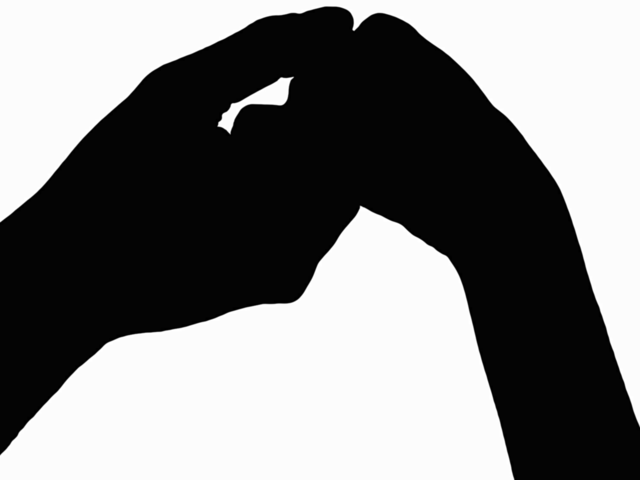
#> input picture Fotos/handsmat.tif, 640 x 480 px
$ jupyter execute curvatura.ipynb
#> lines starting #> are read from the running program, lines starting #| are printed output that depends on the picture; after the words box and inside, x2 and y2 are one past the last pixel; in counts of white or black regions, pixels touching at a corner belong together
# Processamento Digital de Imagens

1001527 - Turma A

Prof. Cesar Henrique Comin

## Cálculo da curvatura ao longo do contorno

### Equipe
Igor Teixeira Machado RA: 769708

Rafael Vinícius Passador RA: 790036

## Instalações Necessárias

* pip install numpy
* python -m pip install -U matplotlib

O calculo da curvatura é dado por:

\begin{equation}
k(t)=\frac{x'(t)*y''(t)-x''(t)*y'(t)}{((x'(t))^2+(y'(t))^2)^\frac{3}{2}}
\end{equation}

[cell 1]
import numpy as np
import matplotlib.pyplot as plt

[cell 2]
def correlation(img, w):

    num_rows, num_cols = img.shape
    num_rows_f, num_cols_f = w.shape      # num_rows_f=a+1 e num_cols_f=b+1 (a e b na fórmula acima)

    half_num_rows_f = num_rows_f//2       # O operador // retorna a parte inteira da divisão
    half_num_cols_f = num_cols_f//2

    # Cria imagem com zeros ao redor da borda
    img_padded = np.zeros((num_rows + 2 * half_num_rows_f, num_cols + 2 * half_num_cols_f), dtype=img.dtype)
    for row in range(num_rows):
        for col in range(num_cols):
            img_padded[row + half_num_rows_f, col + half_num_cols_f] = img[row, col]
    # A estrutura for aninhada acima pode ser substituída por
    #img_padded = np.pad(img, ((half_num_rows_f,half_num_rows_f),(half_num_cols_f,half_num_cols_f)), mode='constant')

    img_filtered = np.zeros((num_rows, num_cols))

    for row in range(num_rows):
        for col in range(num_cols):
            sum_region = 0
            for s in range(num_rows_f):
                for t in range(num_cols_f):
                    # O índice do array na soma abaixo é diferente do utilizado na fórmula da
                    # correlação porque estamos utilizando a imagem preenchida com zeros. O
                    # pixel (0,0)  na imagem preenchida corresponde ao pixel (x+s-a/2, y+t-b/2)
                    # da imagem original
                    sum_region += w[s, t] * img_padded[row + s, col + t]
            img_filtered[row, col] = sum_region

            # O loop aninhado acima pode ser substituído por
            # patch = img_padded[row:row+num_rows_f, col:col+num_cols_f]
            # img_filtered[row, col] = np.sum(w*patch)

    return img_filtered

def convolution(img, w):

    # Inverte o filtro
    w_inv = w[::-1, ::-1]

    img_filtered = correlation(img, w_inv)

    return img_filtered

def image_contour(img):
    '''Obtém o contorno paramétrico de um objeto contido
       no array img.'''

    # Mapeamento utilizado para encontrar o vizinho inicial a ser
    # buscado na próxima iteração dado o vizinho do ponto atual
    neighbor_map = [7, 7, 1, 1, 3, 3, 5, 5]

    # Adiciona 0 ao redor da imagem para evitar pontos
    # do objeto tocando a borda
    img_pad = np.pad(img, 1, mode='constant')

    num_rows, num_cols = img_pad.shape
    k = 0
    row = 0
    col = 0

    # Busca do primeiro ponto do objeto
    while img_pad[row, col] == 0:
        k += 1
        row = k // num_cols
        col = k - row * num_cols

    curr_point = (row, col)    # Ponto atual
    contour = [curr_point]     # Pontos do contorno
    starting_index = 2         # Índice do vizinho inicial a ser verificado

    while True:
        next_point, last_index = get_next_point(img_pad, curr_point,
                                                    starting_index)

        # Novo índice do vizinho inicial baseado no último
        # índice buscado
        starting_index = neighbor_map[last_index]

        # Critério de parada. Se o ponto adicionado na iteração anterior (contour[-1])
        # for o mesmo que o primeiro ponto (contour[0]) e o ponto atual for o mesmo
        # que o segundo ponto adicionado, o algoritmo termina.
        if len(contour) > 1:
            if next_point == contour[1] and contour[-1] == contour[0]:
                break

        contour.append(next_point)
        curr_point = next_point

    # Subtrai 1 de cada ponto pois o contorno foi encontrado para a
    # imagem preenchida com 0 na borda
    for point_index, point in enumerate(contour):
        contour[point_index] = (point[0] - 1, point[1] - 1)

    return contour

def get_next_point(img, curr_point, starting_index):
    '''Encontra o próximo ponto de borda dado um ponto
       corrente curr_point e o índice do primeiro vizinho
       a ser verificado (starting_index)'''

    # Lista dos pontos vizinhos dado o índice do vizinho
    nei_list = [(-1,0), (-1,1), (0,1), (1,1),
                (1,0), (1,-1), (0,-1), (-1,-1)]

    curr_index = starting_index
    nei_value = 0

    while nei_value == 0:
        nei_shift = nei_list[curr_index]
        nei_row = curr_point[0] + nei_shift[0]
        nei_col = curr_point[1] + nei_shift[1]
        nei_value = img[nei_row, nei_col]

        if nei_value == 1:
            return (nei_row, nei_col), curr_index
        else:
            curr_index = (curr_index + 1) % 8

def gaussian_filter_2d(filter_size):
    sigma = filter_size/6.
    x_vals = np.linspace(-3*sigma, 3*sigma, filter_size)
    y_vals = x_vals.copy()
    z = np.zeros((filter_size, filter_size))

    for row in range(filter_size):
        x = x_vals[row]
        for col in range(filter_size):
            y = y_vals[col]
            z[row, col] = np.exp(-(x**2+y**2)/(2*sigma**2))
    z = z/np.sum(z)

    return z

def threshold_otsu(img):
    '''Calcula o limiar de Otsu utilizando o histograma da imagem'''

    bins = range(0, 257)
    hist, _ = np.histogram(img, bins)

    num_pixels = img.shape[0] * img.shape[1]
    sum_img = np.sum(img)
    m_G = sum_img / num_pixels
    max_sigma_I = -1

    sigma_vals = np.zeros(256)
    sum_back = 0
    num_back = 0

    for threshold in range(0, 256):
        num_back = num_back + hist[threshold]  # Número de pixels com valor menor que threshold
        sum_back = sum_back + threshold * hist[threshold]  # Soma dos valores de pixel background

        num_fore = num_pixels - num_back
        sum_fore = sum_img - sum_back

        if num_back == 0 or num_fore == 0:
            continue

        P_back = num_back / num_pixels
        P_fore = num_fore / num_pixels
        m_back = sum_back / num_back
        m_fore = sum_fore / num_fore

        sigma_I = P_back * (m_back-m_G)**2 + P_fore * (m_fore-m_G)**2
        sigma_vals[threshold] = sigma_I

        if sigma_I > max_sigma_I:
            max_sigma_I = sigma_I
            best_threshold = threshold

    return best_threshold

def curvature(contour):

    x = contour[:, 0]
    y = contour[:, 1]

    dx = np.gradient(x)
    dy = np.gradient(y)

    ddx = np.gradient(dx)
    ddy = np.gradient(dy)

    curvature = (dx * ddy - ddx * dy) / (dx**2 + dy**2)**(3/2)

    return curvature

def reduce_dimension(img):

    if img.ndim == 3:
        img = img[:, :, 0]

    return img

def get_contour_and_plot(img, is_white_background, use_gaussian_filter):

    plt.figure()
    plt.title('Original')
    plt.imshow(img, cmap='gray')

    img = reduce_dimension(img)

    filtro = gaussian_filter_2d(6)
    img_filtrada = convolution(img, filtro)

    threshold = threshold_otsu(img_filtrada if use_gaussian_filter else img)

    img_binaria = np.zeros(img_filtrada.shape)
    if is_white_background:
        img_binaria = img_filtrada < threshold
    else:
        img_binaria = img_filtrada >= threshold

    #img_binaria = img_filtrada >= threshold
    plt.figure()
    plt.title('Binarizada')
    plt.imshow(img_binaria, cmap='gray')

    img_binaria = (img_binaria > 0).astype(np.uint8)
    img_contour = image_contour(img_binaria)
    img_contour = np.array(img_contour)
    plt.figure()
    plt.title('Contorno')
    plt.subplot(111, aspect='equal')
    plt.plot(img_contour[:, 1], img.shape[0] - img_contour[:, 0])
    plt.show()

    img_curvature = curvature(img_contour)

    plt.figure(figsize=[15,6])
    plt.plot(range(0, len(img_curvature)), img_curvature)
    plt.title('Curvatura')

    plt.show()

[cell 3]
# ignorando os warnings de divisao por zero, pois o valor da derivada é 0 para os pixels adjacentes a borda da imagem
np.seterr(divide='ignore', invalid='ignore')

[cell 4]
handsmat = plt.imread('Fotos/handsmat.tif')
#> handsmat is the input picture: shape (480, 640); min 0, max 255, mean 128.3

get_contour_and_plot(handsmat, True, False)
#> after the loop in correlation, `for row in range(num_rows):`:
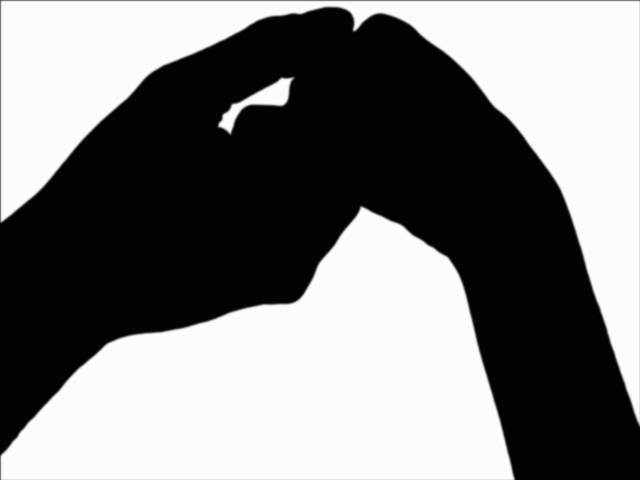
#> img_filtered: shape (480, 640) float64; min 1.16, max 254, mean 127.8
#> in threshold_otsu, `hist, _ = np.histogram(img, bins)`: hist = 256 values, max 148492 at index 252, min 4 at index 74, mean 1200
#> in threshold_otsu, `sum_img = np.sum(img)`: sum_img = 39421581
#> in threshold_otsu, `m_G = sum_img / num_pixels`: m_G = 128.3
#> the loop in threshold_otsu, `for threshold in range(0, 256):` made 256 passes
#> (num_back, sum_back, num_fore, sum_fore, P_back, P_fore, m_back, m_fore) on passes 1 to 11: (967, 0, 306233, 39421581, 0.00315, 0.997, 0, 128.7), (1806, 839, 305394, 39420742, 0.00588, 0.994, 0.465, 129.1), (2653, 2533, 304547, 39419048, 0.00864, 0.991, 0.955, 129.4), (3739, 5791, 303461, 39415790, 0.0122, 0.988, 1.55, 129.9), (151200, 595635, 156000, 38825946, 0.492, 0.508, 3.94, 248.9), (151277, 596020, 155923, 38825561, 0.492, 0.508, 3.94, 249), (151320, 596278, 155880, 38825303, 0.493, 0.507, 3.94, 249.1), (151384, 596726, 155816, 38824855, 0.493, 0.507, 3.94, 249.2), (151429, 597086, 155771, 38824495, 0.493, 0.507, 3.94, 249.2), (151468, 597437, 155732, 38824144, 0.493, 0.507, 3.94, 249.3), (151504, 597797, 155696, 38823784, 0.493, 0.507, 3.95, 249.4)
#> (num_back, sum_back, num_fore, sum_fore, P_back) on pass 70: (152568, 635592, 154632, 38785989, 0.497)
#> in get_contour_and_plot, `img_binaria = img_filtrada < threshold`:
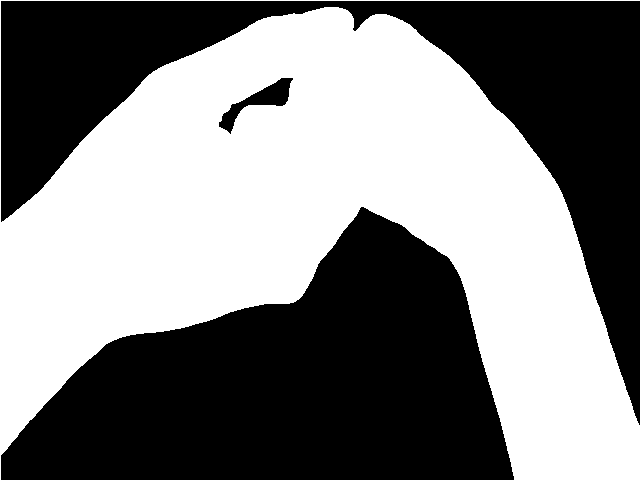
#> img_binaria: shape (480, 640) bool; 50.2% white; 3 black regions, box (x1, y1, x2, y2) and area: (1, 207, 514, 480) 83517, (1, 1, 640, 425) 68439, (219, 78, 293, 134) 1180
#> in image_contour, `img_pad = np.pad(img, 1, mode='constant')`: img_pad: shape (482, 642); values 0 (black) and 1 (white), 49.8% white; 1 white region, box (x1, y1, x2, y2) and area: (1, 1, 641, 481) 154064
#> the loop in image_contour, `for point_index, point in enumerate(contour):` made 3738 passes
#> point on passes 1 to 3: (1, 1), (1, 2), (1, 3)

[cell 5]
brain = plt.imread('Fotos/brain.tif')
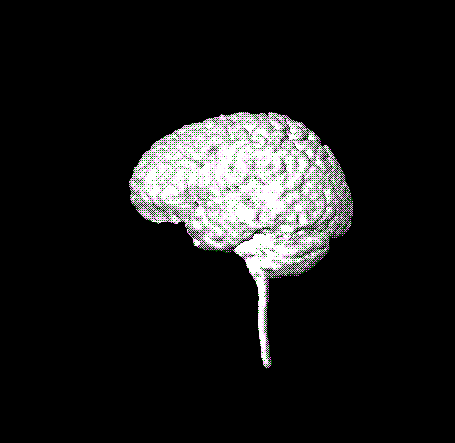
#> input picture Fotos/brain.tif, 455 x 443 px
#> brain is the input picture: shape (443, 455, 3); mean R, G, B 26.7, 26.7, 26.7

get_contour_and_plot(brain, False, True)
#> in reduce_dimension (call 2), `img = img[:, :, 0]`: img: shape (443, 455); 10.5% white; 37 white regions (36 under 20 px), largest, box (x1, y1, x2, y2) and area: (129, 112, 353, 368) 21067
#> after the loop in correlation (call 2), `for row in range(num_rows):`: img_padded: shape (449, 461); 10.2% white; 37 white regions (36 under 20 px), largest, box (x1, y1, x2, y2) and area: (132, 115, 356, 371) 21067
#> after the loop in correlation (call 2), `for row in range(num_rows):`:
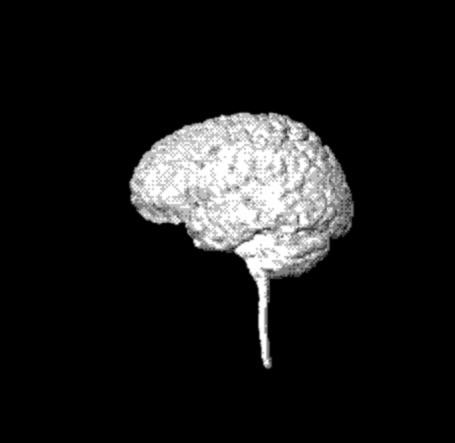
#> img_filtered: shape (443, 455) float64; min 0, max 255, mean 26.7
#> in get_contour_and_plot (call 2), `img_binaria = img_filtrada >= threshold`: img_binaria: shape (443, 455) bool; 12.8% white; 2 white regions (1 under 20 px), largest, box (x1, y1, x2, y2) and area: (130, 113, 353, 368) 25728
#> in image_contour (call 2), `img_pad = np.pad(img, 1, mode='constant')`:
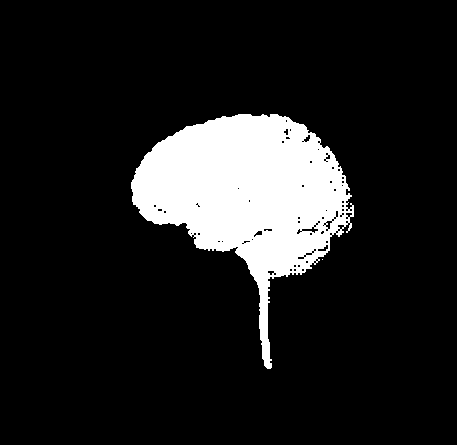
#> img_pad: shape (445, 457); values 0 (black) and 1 (white), 12.7% white; 2 white regions (1 under 20 px), largest, box (x1, y1, x2, y2) and area: (131, 114, 354, 369) 25728
#> the loop in image_contour (call 2), `for point_index, point in enumerate(contour):` made 910 passes
#> point on passes 1 to 3: (114, 238), (114, 239), (114, 240)

[cell 6]
body1 = plt.imread('Fotos/body1.tif')
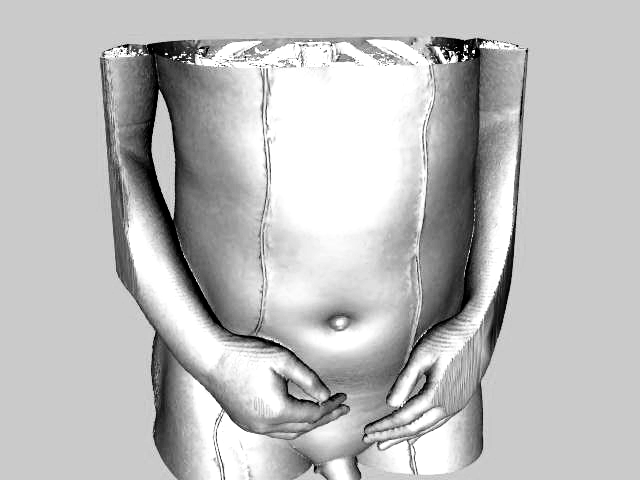
#> input picture Fotos/body1.tif, 640 x 480 px
#> body1 is the input picture: shape (480, 640); min 0, max 255, mean 188.1
get_contour_and_plot(body1, False, True)
#> call 3 of get_contour_and_plot, with is_white_background = False, use_gaussian_filter = True
#> after the loop in correlation (call 3), `for row in range(num_rows):`:
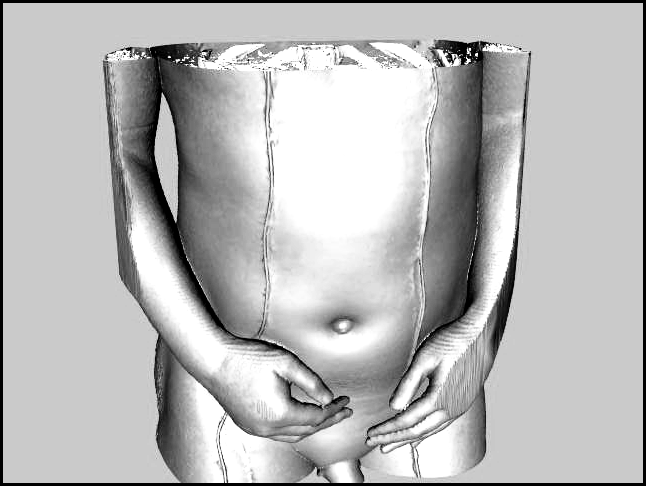
#> img_padded: shape (486, 646); min 0, max 255, mean 184.1
#> after the loop in correlation (call 3), `for row in range(num_rows):`:
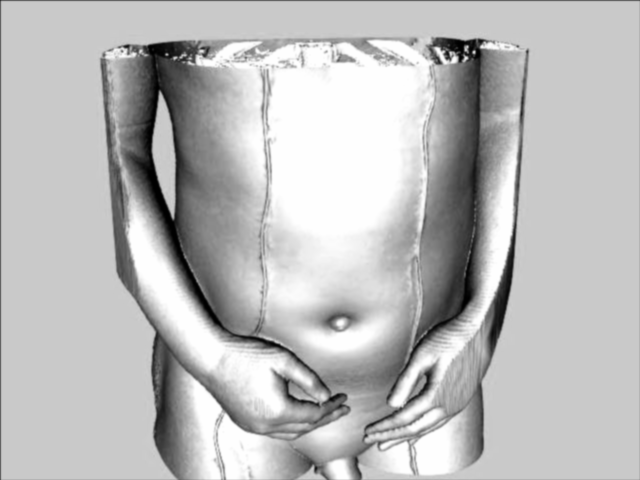
#> img_filtered: shape (480, 640) float64; min 0, max 255, mean 187.6
#> in get_contour_and_plot (call 3), `img_binaria = img_filtrada >= threshold`: img_binaria: shape (480, 640) bool; 79.9% white; 96 black regions (78 under 20 px), largest, box (x1, y1, x2, y2) and area: (100, 37, 529, 480) 58074, (0, 0, 640, 480) 1119, (284, 443, 332, 480) 949
#> in image_contour (call 3), `img_pad = np.pad(img, 1, mode='constant')`:
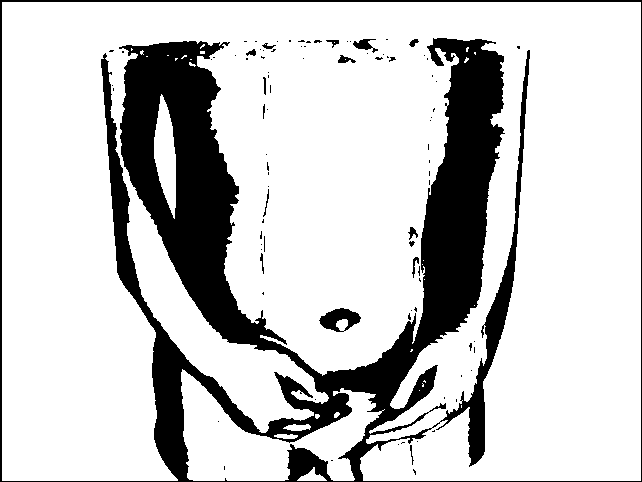
#> img_pad: shape (482, 642); values 0 (black) and 1 (white), 79.3% white; 93 black regions (77 under 20 px), largest, box (x1, y1, x2, y2) and area: (0, 0, 642, 482) 62390, (319, 308, 361, 332) 572, (353, 39, 378, 53) 162
#> the loop in image_contour (call 3), `for point_index, point in enumerate(contour):` made 5828 passes
#> point on passes 1 to 3: (2, 2), (2, 3), (2, 4)
#> in get_contour_and_plot (call 3), `plt.show()`:
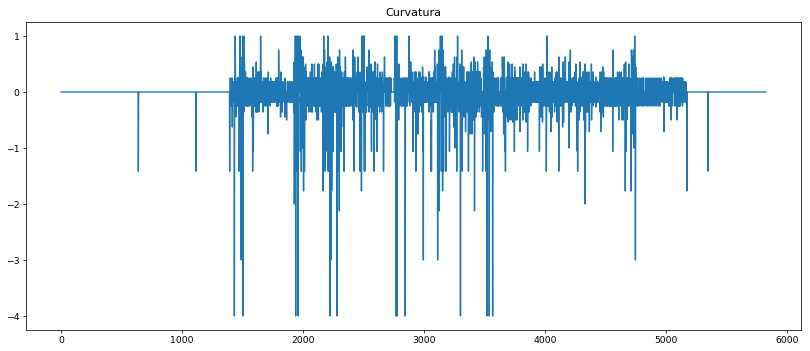
#> figure drawn by matplotlib, 1 panel
